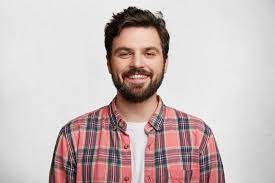
#> input picture Man.jpg, 275 x 183 px
$ python 'Image Tracking.py'
#> lines starting #> are read from the running program, lines starting #| are printed output that depends on the picture; after the words box and inside, x2 and y2 are one past the last pixel; in counts of white or black regions, pixels touching at a corner belong together
import cv2

# tải cascade classifiers cho mặt và mũi
face_cascade = cv2.CascadeClassifier('haarcascade_frontalface_default.xml')
eye_cascade = cv2.CascadeClassifier('haarcascade_eye.xml')

# Up ảnh
image = cv2.imread('Man.jpg')
#> image is the input picture: shape (183, 275, 3); mean B, G, R 187.2, 187.9, 202.2
#Kích thước mặc định - Chuyển đổi thành Full HD
new_width = 1920
new_height = 1080
resized_image = cv2.resize(image,(new_width, new_height))
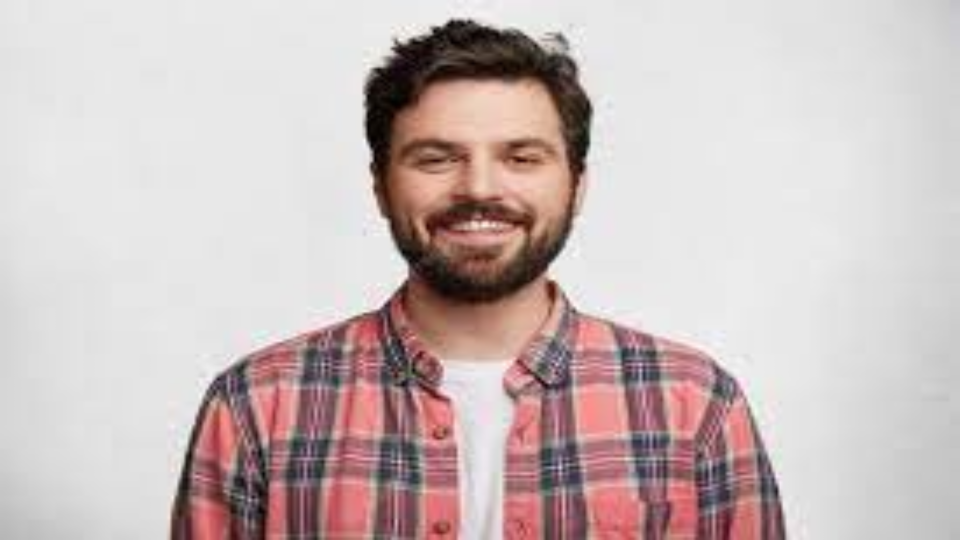
#> resized_image: shape (1080, 1920, 3) (shown at 1/2 size); mean B, G, R 187.1, 187.8, 202.1
#Chuyển màu của ảnh thành đen trắng
gray = cv2.cvtColor(resized_image, cv2.COLOR_BGR2GRAY)
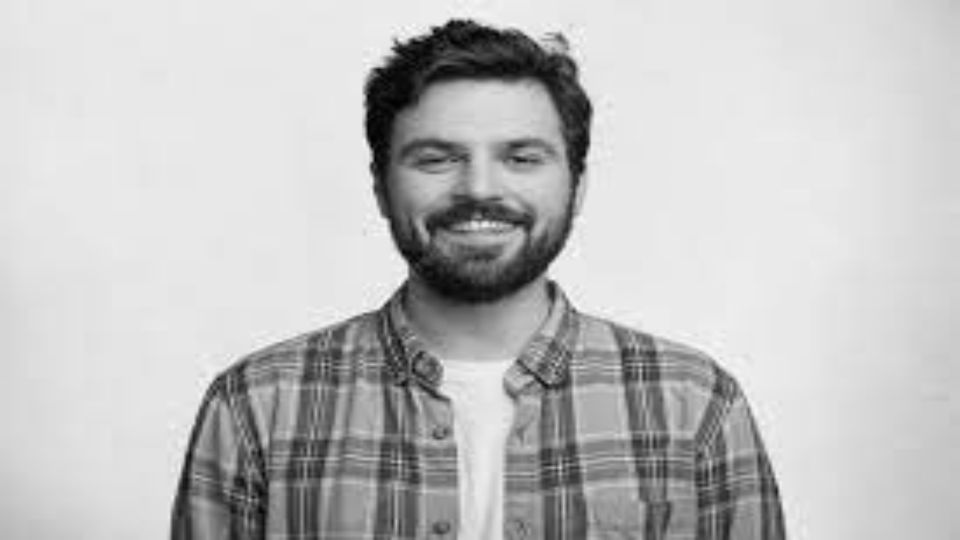
#> gray: shape (1080, 1920) (shown at 1/2 size); min 1, max 253, mean 192

# Xác định khuôn mặt
faces = face_cascade.detectMultiScale(gray, scaleFactor=1.25, minNeighbors=5)
#> faces = [[739, 140, 439, 439]]

# Duyệt qua các tọa độ của khuôn mặt
for (x, y, w, h) in faces:
    cv2.rectangle(resized_image, (x, y), (x+w, y+h), (255, 0, 0), 2)

    # Giải phóng các khu vực được đánh dấu là mặt từ ảnh trắng đen
    roi_gray = gray[y:y+h, x:x+w]
    roi_color = resized_image[y:y+h, x:x+w]

    # Xác định mắt từ vùng mặt đã đánh đấu
    eyes = eye_cascade.detectMultiScale(roi_gray,1.25,5)

    # Duyệt qua các vùng đc cho là mắt trong khu vực đc đánh dấu là mặt (Vì mắt ở trong mặt)
    for (ex, ey, ew, eh) in eyes:
        cv2.rectangle(roi_color, (ex, ey), (ex+ew, ey+eh), (0, 255, 0), 2)
#> this loop made 1 pass
#> (x, y, w, h, eyes) on pass 1: (739, 140, 439, 439, [[264, 142, 71, 71]])
#> pass 1, `roi_gray = gray[y:y+h, x:x+w]`:
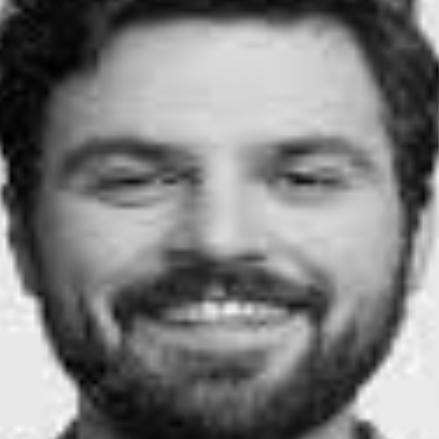
#> roi_gray: shape (439, 439); min 1, max 253, mean 125.9
#> pass 1, `roi_color = resized_image[y:y+h, x:x+w]`:
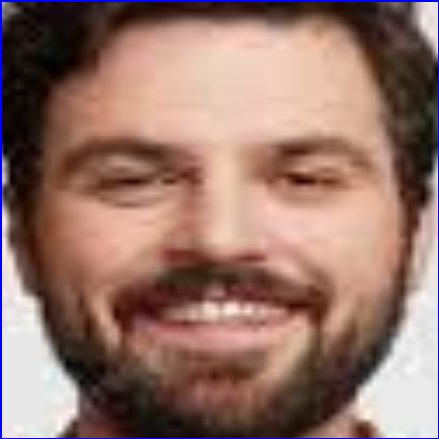
#> roi_color: shape (439, 439, 3); mean B, G, R 106.3, 116, 148.8
#> after the loop:
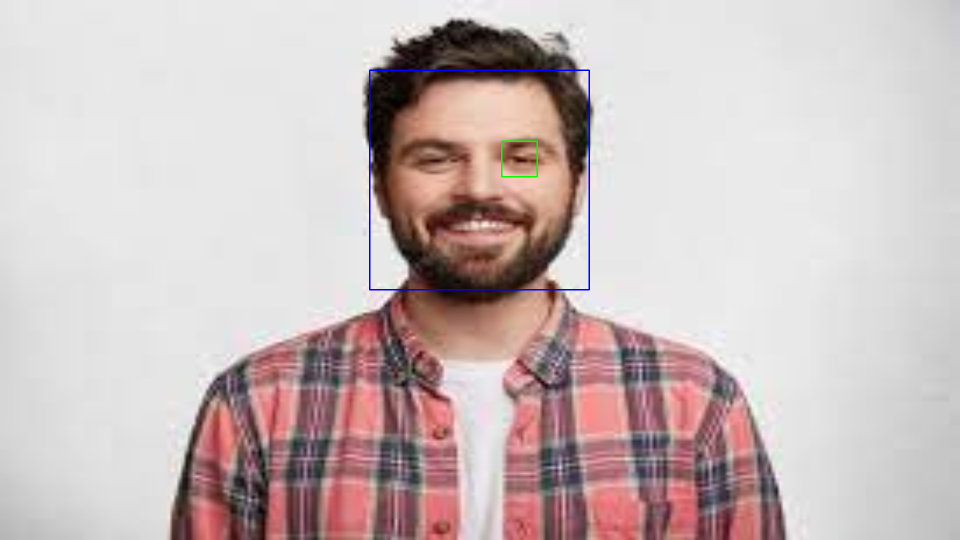
#> resized_image: shape (1080, 1920, 3) (shown at 1/2 size); 0.29% of pixels changed, all inside (x1, y1, x2, y2) = (738, 139, 1180, 581)
#> after the loop:
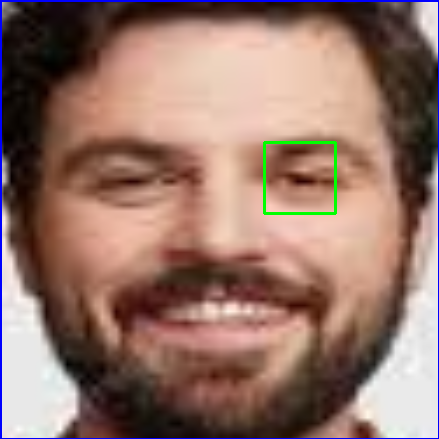
#> roi_color: shape (439, 439, 3); 0.44% of pixels changed, all inside (x1, y1, x2, y2) = (263, 141, 337, 215)

# Display the result
cv2.imshow('Detected Faces and Eyes', resized_image)
cv2.waitKey(0)
cv2.destroyAllWindows()
